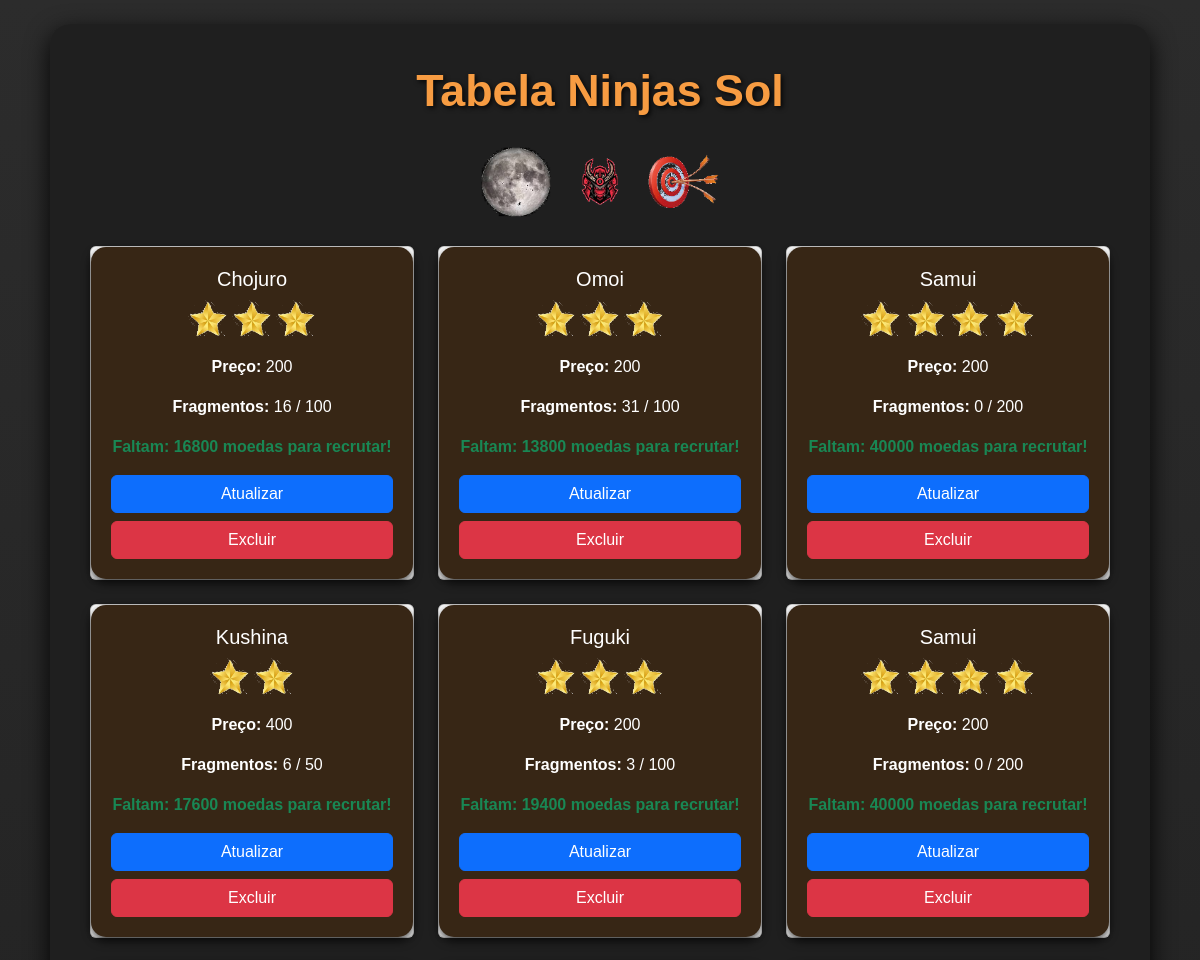
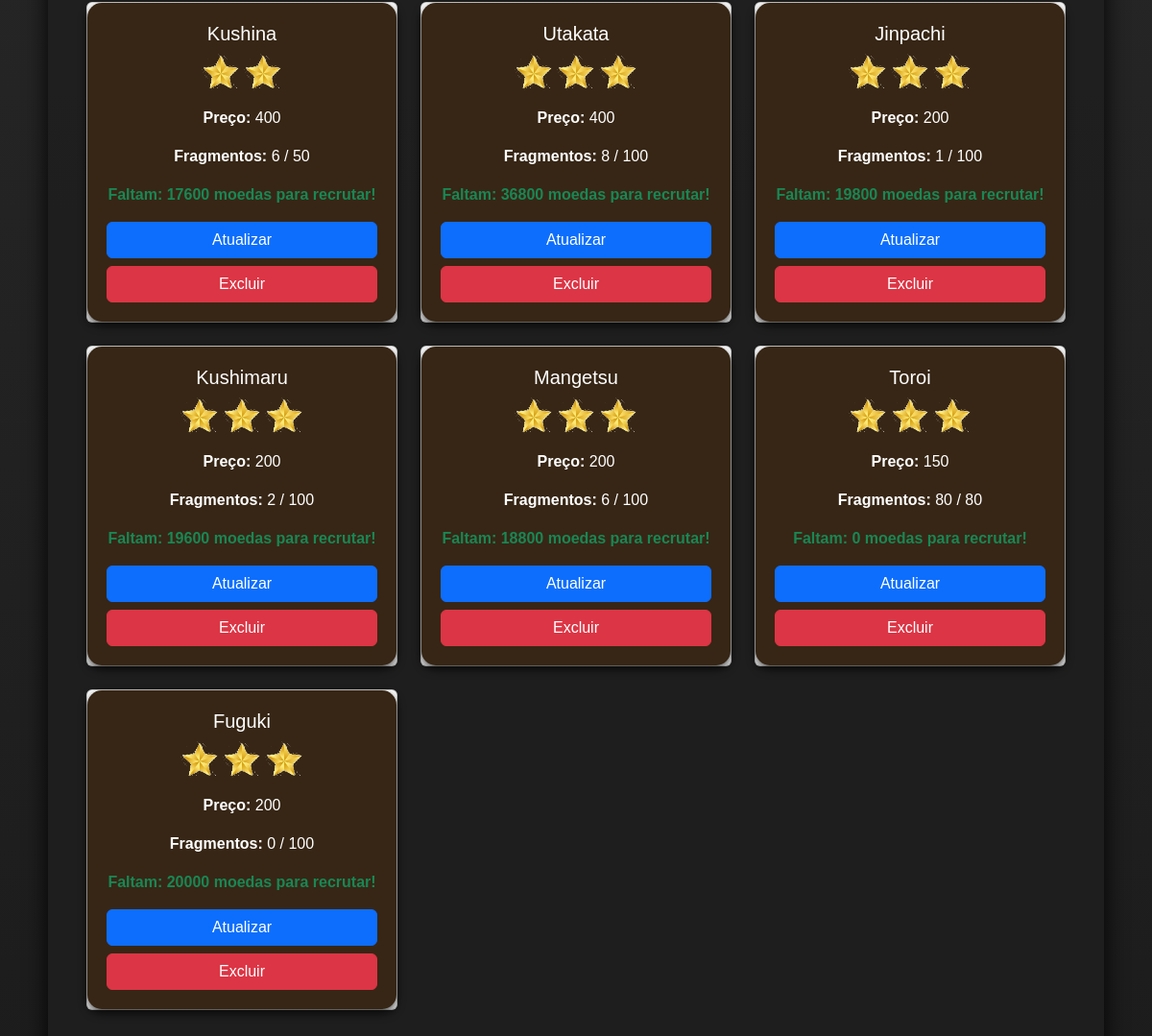
The page /views/index.php on the database its author committed (2 pictures, top to bottom).
### tables this page shows
CREATE TABLE `pontos_sol` (
  `id` int(11) NOT NULL,
  `ninja` varchar(50) NOT NULL,
  `preco` int(11) NOT NULL,
  `fragmentos_atual` int(11) NOT NULL,
  `fragmentos_total` int(11) NOT NULL,
  `saldo` int(11) DEFAULT NULL
);

### config/database.php (called while the page is built)
<?php
class Database {
    private static $host = "localhost";
    private static $db_name = "ninjas";
    private static $username = "root";
    private static $password = "";
    public static $conn;
    public static function connect() {
        if (self::$conn == null) {
            try {
                self::$conn = new PDO("mysql:host=" . self::$host . ";dbname=" . self::$db_name, self::$username, self::$password);
                self::$conn->setAttribute(PDO::ATTR_ERRMODE, PDO::ERRMODE_EXCEPTION);
            } catch (PDOException $exception) {
                echo "Erro de conexão: " . $exception->getMessage();
                exit();
            }
        }
        return self::$conn;
    }
}
?>

### models/index.php (called while the page is built, shortened)
<?php
require_once('../config/database.php');
class Index
{
    private $conn;
    public function __construct()
    {
        $this->conn = Database::connect();
    }
    public function listarTodos($tabela, $colunas)
    {
        $tabelasPermitidas = ['treino_sobrevivencia', 'pontos_sol', 'pontos_lua', 'pontos_guilda'];
        $colunasPermitidas = ['id', 'ninja', 'preco', 'fragmentos_atual', 'fragmentos_total'];
        $colunasString = implode(", ", $colunas);
        $query = "SELECT $colunasString FROM $tabela LIMIT 100";
        $stmt = $this->conn->prepare($query);
        $stmt->execute();
        return $stmt->fetchAll(PDO::FETCH_ASSOC);
    }
}

### views/index.php (the view, shortened to what this page needs)
<?php
require_once '../controllers/indexController.php';
require_once '../models/index.php';
$ninjaModel = new Index();
try {
    $tabela = 'pontos_sol';
    $colunas = ['id', 'ninja', 'preco', 'fragmentos_atual', 'fragmentos_total'];
    $ninjas = $ninjaModel->listarTodos($tabela, $colunas);
} catch (Exception $e) {
    echo "Erro: " . $e->getMessage();
}
?>
<!DOCTYPE html>
<html lang="pt">
<head>
    <link href="https://cdn.jsdelivr.net/npm/bootstrap@5.3.3/dist/css/bootstrap.min.css" rel="stylesheet">
    <link rel="stylesheet" href="../assets/css/index.css" />
</head>
<body>
<div class="container my-4">
    <h2 class="text-center mb-4">Tabela Ninjas Sol</h2>
    <div class="text-center mb-4">
        <a href="tabela_lua.php"><img src="../assets/img/lua.png" class="link" alt="Tabela Lua"></a>
        <a href="tabela_guilda.php"><img src="../assets/img/guilda.png" class="link" alt="Tabela Guilda"></a>
        <a href="tabela_sobrevivencia.php"><img src="../assets/img/treino.png" class="link" alt="Tabela Treino"></a>
    </div>
    <?php if (!empty($ninjas)): ?>
        <div class="row">
            <?php foreach ($ninjas as $ninja): ?>
                <div class="col-md-4 mb-4">
                    <div class="card shadow-sm h-100">
                        <div class="card-body text-center d-flex flex-column justify-content-between">
                            <h5 class="card-title"><?= htmlspecialchars($ninja['ninja']) ?></h5>
                            <p>
                                <?php
                                $numEstrelas = match ($ninja['fragmentos_total']) {
                                    200 => 4,
                                    100, 80 => 3,
                                    50 => 2,
                                    default => 0
                                };
                                for ($i = 0; $i < $numEstrelas; $i++): ?>
                                    <img src="../assets/img/estrelas.png" alt="estrela" width="20" height="20">
                                <?php endfor; ?>
                            </p>
                            <p><strong>Preço:</strong> <?= htmlspecialchars($ninja['preco']) ?></p>
                            <p><strong>Fragmentos:</strong> <?= htmlspecialchars($ninja['fragmentos_atual']) ?> / <?= htmlspecialchars($ninja['fragmentos_total']) ?></p>
                             <p class="text-success fw-semibold">
                                <?php
                                $faltaParaUpar = ($ninja['fragmentos_total'] - $ninja['fragmentos_atual']) * $ninja['preco'];
                                echo "Faltam: " . max($faltaParaUpar, 0) . " moedas para recrutar!";
                                ?>
                            </p>
                            <div class="d-grid gap-2">
                                <a href="../controllers/NinjaController.php?op=editar&id=<?= htmlspecialchars($ninja['id']) ?>&tabela=<?= htmlspecialchars($tabela) ?>" class="btn btn-primary">
                                    Atualizar
                                </a>
                                <a href="../controllers/NinjaController.php?op=excluir&id=<?= htmlspecialchars($ninja['id']) ?>&tabela=<?= htmlspecialchars($tabela) ?>" class="btn btn-danger" onclick="return confirm('Tem certeza que deseja excluir este ninja?')">
                                    Excluir
                                </a>
                            </div>
                        </div>
                    </div>
                </div>
            <?php endforeach; ?>
        </div>
    <?php else: ?>
        <div class="alert alert-danger text-center">Nenhum ninja encontrado.</div>
    <?php endif; ?>
</div>
</body>
</html>

### assets/css/index.css (style rules this page uses)
body { font-family: 'Yu Gothic', sans-serif; color: #bfbfbf; background: linear-gradient(to bottom, #2c2c2c, #1c1c1c); background-size: cover; padding: 0; margin: 0; }
.btn-primary { background-color: #0d6efd; border-color: #0d6efd; }
.link { width: 80px; height: 80px !important; vertical-align: middle; border-style: none; }
img { width: 40px; height: 40px !important; vertical-align: middle; border-style: none; }
.container { max-width: 1100px; background-color: rgba(30, 30, 30, 0.9); padding: 40px; border-radius: 20px; margin-top: 50px; box-shadow: 0 8px 25px rgba(0, 0, 0, 0.9); }
h2, h3 { text-align: center; color: #F79C42; text-shadow: 2px 2px 5px rgba(0, 0, 0, 0.8); font-weight: bold; }
h2 { font-size: 2.8em; margin-bottom: 20px; }
.card-body { flex: 1 1 auto; min-height: 1px; background-color: #372615; padding: 1.25rem; border-radius: 15px; box-shadow: 0 4px 10px rgba(0, 0, 0, 0.7); color: #fff; }

### rows shown on the page
pontos_sol: ninja "Chojuro", preco "200", fragmentos_atual "16", fragmentos_total "100", max($faltaParaUpar, 0) "16800"
pontos_sol: ninja "Omoi", preco "200", fragmentos_atual "31", fragmentos_total "100", max($faltaParaUpar, 0) "13800"
pontos_sol: ninja "Samui", preco "200", fragmentos_atual "0", fragmentos_total "200", max($faltaParaUpar, 0) "40000"
pontos_sol: ninja "Kushina", preco "400", fragmentos_atual "6", fragmentos_total "50", max($faltaParaUpar, 0) "17600"
pontos_sol: ninja "Fuguki", preco "200", fragmentos_atual "3", fragmentos_total "100", max($faltaParaUpar, 0) "19400"
pontos_sol: ninja "Samui", preco "200", fragmentos_atual "0", fragmentos_total "200", max($faltaParaUpar, 0) "40000"
pontos_sol: ninja "Kushina", preco "400", fragmentos_atual "6", fragmentos_total "50", max($faltaParaUpar, 0) "17600"
pontos_sol: ninja "Utakata", preco "400", fragmentos_atual "8", fragmentos_total "100", max($faltaParaUpar, 0) "36800"
pontos_sol: ninja "Jinpachi", preco "200", fragmentos_atual "1", fragmentos_total "100", max($faltaParaUpar, 0) "19800"
pontos_sol: ninja "Kushimaru", preco "200", fragmentos_atual "2", fragmentos_total "100", max($faltaParaUpar, 0) "19600"
pontos_sol: ninja "Mangetsu", preco "200", fragmentos_atual "6", fragmentos_total "100", max($faltaParaUpar, 0) "18800"
pontos_sol: ninja "Toroi", preco "150", fragmentos_atual "80", fragmentos_total "80", max($faltaParaUpar, 0) "0"
pontos_sol: ninja "Fuguki", preco "200", fragmentos_atual "0", fragmentos_total "100", max($faltaParaUpar, 0) "20000"
